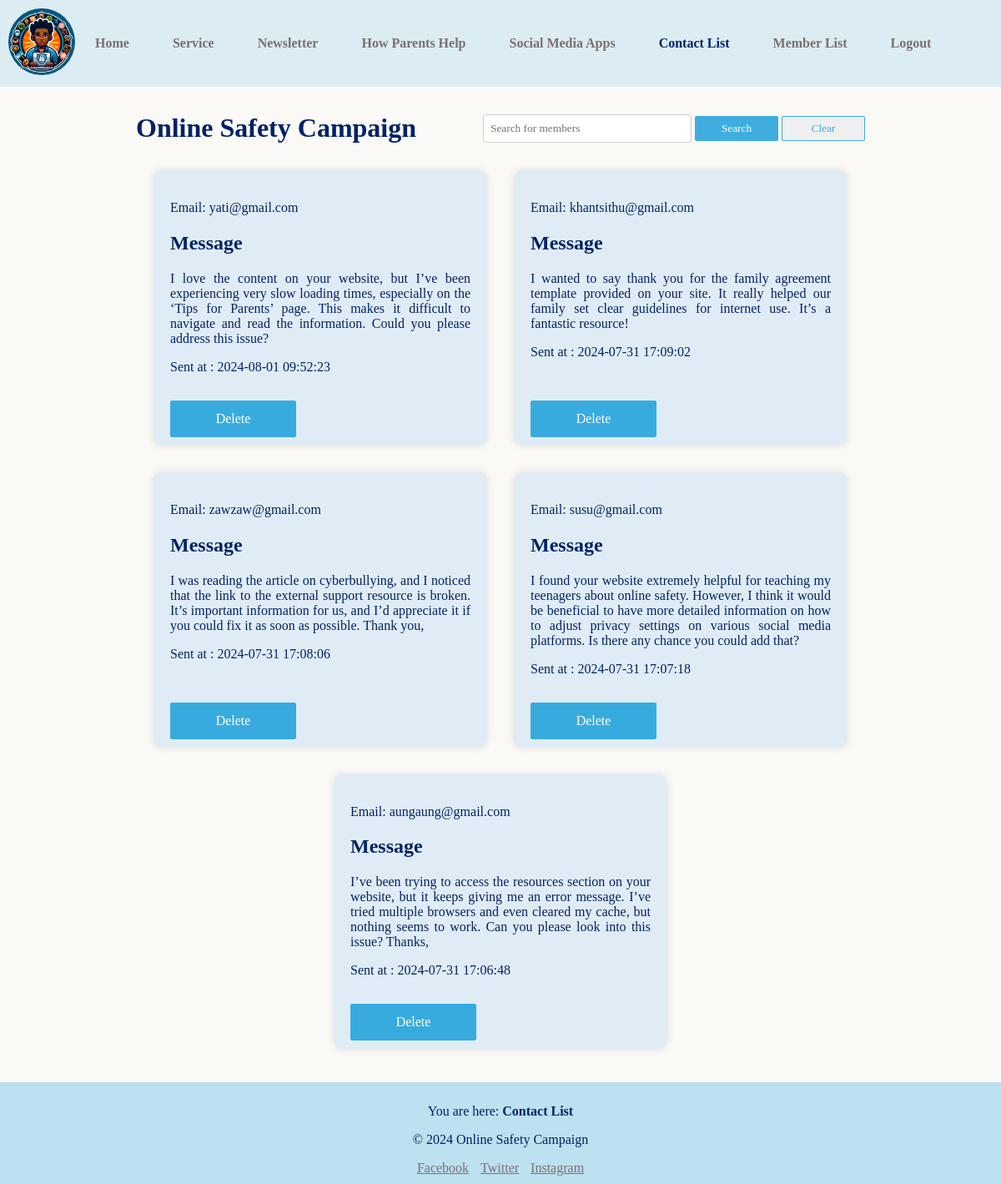
The page /social-media-campaign/contact-list.php (signed in) on the database its author committed.
### tables this page shows
CREATE TABLE `contacts` (
  `id` int(11) NOT NULL,
  `message` varchar(1000) NOT NULL,
  `email` varchar(200) NOT NULL,
  `created_at` timestamp NOT NULL DEFAULT current_timestamp()
);

### social-media-campaign/Model/DataBase.php (called while the page is built, shortened)
<?php
class DataBase
{
    protected static $instance;
    public function __construct()
    {
        try {
            $this->pdo=new PDO("mysql:dbname=social_media_campaign;host=localhost","root","");
        } catch (PDOException $exception) {
            echo $exception->getMessage();
        }
    }
    public static function getInstance() : DataBase
    {
        if (!self::$instance) {
            self::$instance = new self();
        }
        return self::$instance;
    }
}

### social-media-campaign/Model/Contact.php (called while the page is built, shortened)
<?php
require_once('DataBase.php');
class Contact
{
    private $db;
    private $table = "contacts";
    public function __construct()
    {
        $this->db = DataBase::getInstance();
    }
    protected function index(string $search = ''): array
    {
        $condition = $search ? "%$search%" : "%". ''. "%";
        $sql = "SELECT * FROM $this->table WHERE (message LIKE :condition OR email LIKE :condition) AND (message != '' OR email != '')";
        $statement = $this->db->pdo->prepare($sql);
        $statement->bindParam(":condition", $condition);
        $statement->execute();
        $data = $statement->fetchAll(PDO::FETCH_OBJ);
        return $data;
    }
}

### social-media-campaign/Controller/ContactController.php (called while the page is built, shortened)
<?php
require_once("Model/Contact.php");
class ContactController extends Contact
{
    public function searchOrGetAllContacts (string $search = '') :array
    {
        $data = $this->index($search);
        return $data;
    }
}

### social-media-campaign/contact-list.php (the view, shortened to what this page needs)
<!DOCTYPE html>
<?php
require_once("Controller/ContactController.php");
$contactController = new ContactController();
if (isset($_POST['btnSearch'])) :
  $contacts = $contactController->searchOrGetAllContacts($_POST['search']);
else :
  $contacts = $contactController->searchOrGetAllContacts();
endif;
usort($contacts, function ($a, $b) {
  return strtotime($b->created_at) - strtotime($a->created_at);
});
?>
<html lang="en">
<head>
  <link rel="stylesheet" href="./styles/style.css">
  <link rel="stylesheet" href="./styles/contact-list.css">
</head>
<body>
  <?php include_once("layouts/nav.php"); ?>
  <header class="flex justify-center items-center px-70px gap-5rem">
    <h1>Online Safety Campaign</h1>
    <div>
      <form action="" method="POST">
        <input type="text" name="search" placeholder="Search for members" value="<?= isset($_POST['btnSearch']) ? $_POST['search'] : "" ?>">
        <button type="submit" name="btnSearch" class="bgBlueButton cursor-pointer">Search</button>
        <button type="button" name="btnSearch" class="bgWhiteButton cursor-pointer">
          <a href="contact-list.php" class="text-decoration-none cursor-pointer">Clear</a>
        </button>
      </form>
    </div>
  </header>
  <main id="admin_social_media_apps" class="px-70px">
    <section class="flex flex-wrap justify-center items-stretch gap-2rem">
      <?php if (count($contacts) < 1) : ?>
        <h2>
          <?= (isset($_POST['btnSearch']) and $_POST['search'] != '') ? "Cannot find anything on " . $_POST['search'] . "." : "Members have sent no message..." ?>
        </h2>
        <?php
      else :
        foreach ($contacts as $item) : ?>
          <div class="w-400px shadow relative p-20px rounded-10px bg-primary-light-blue-25-opa30">
            <div class="links">
              <p><span>Email: </span><?= $item->email ?></p>
              <div>
                <h2 class="text-primary-color">
                  Message
                </h2>
                <p class="text-justify">
                  <?= $item->message ?>
                </p>
                <div class="mb-65px">Sent at : <?= $item->created_at ?> </div>
              </div>
              <button class="bgBlueButton w-151px h-44px absolute bottom-10px left-20px cursor-pointer">
                <a href="contact-list.php?delete=<?= $item->id ?>" class="cursor-pointer text-decoration-none">Delete</a>
              </button>
            </div>
          </div>
      <?php endforeach;
      endif;
      ?>
    </section>
  </main>
  <?php include_once("layouts/footer.php") ?>
</body>
</html>

### social-media-campaign/styles/contact-list.css (style rules this page uses)
#admin_social_media_apps { display: flex; justify-content: space-between; flex-wrap: wrap; gap: 5%; }
header input { padding: 8px; border: 1px solid #ccc; border-radius: 4px; width: 250px; }
header button { width: 100px; height: 30px; cursor: pointer; }

### social-media-campaign/styles/utilities/variable.css (style rules this page uses)
:root { --background-color: #faf9f6; --secondary-background-color: rgba(0, 150, 215, 0.25); --text-primary-dark-blue: #002266; --text-primary-dark-blue-75: rgba(0, 34, 102, 0.75); --text-primary-dark-blue-50: rgba(0, 34, 102, 0.5); --text-primary-dark-blue-25: rgba(0, 34, 102, 0.25); --text-primary-light-blue: #0096d7; --text-primary-light-blue-25: rgba(0, 150, 215, 0.25); --primary-light-blue: rgba(0, 150, 215); --primary-light-blue-75: rgba(0, 150, 215, 0.75); --primary-light-blue-50: rgba(0, 150, 215, 0.5); --primary-light-blue-50-opa50: #e3f2fb; --primary-light-blue-25: rgba(0, 150, 215, 0.25); --primary-light-blue-25-opa80: #cceaf7; --primary-light-blue-25-opa50: #dbedf2; --primary-light-blue-25-opa30: #e0ecf5; --primary-light-blue-25-opa20: #edf3f4; --gray-1: #dbdcde; --gray-2: #7b6f72; --gray-2-opa20: #e1dddc; --gray-2-50: rgba(123, 111, 114, 0.5); --gray-2-25: rgba(123, 111, 114, 0.25); --primary-light-blue: rgba(0, 150, 215, 1); --primary-red: #f10c45; }
* { cursor: url(../../assets/cursor.png), auto; color: var(--text-primary-dark-blue); font-family: Poppins; box-sizing: border-box; scroll-behavior: smooth; }
body { font-family: "Arial", sans-serif; margin: 0; padding: 0; background-color: var(--background-color); overflow: auto; scrollbar-width: none; }
html { overflow: auto; scrollbar-width: none; }

### social-media-campaign/styles/utilities/general.css (style rules this page uses)
header { text-align: center; padding: 10px; }
main { min-height: 56.8dvh; }
.bgBlueButton { background-color: var(--primary-light-blue-75); color: white; border-radius: 2px; outline: none; border: none; }
.bgBlueButton * { color: white; font-size: 16px !important; }
.bgWhiteButton { border: 1px solid var(--primary-light-blue-75) !important; color: var(--primary-light-blue-75); border-radius: 2px; }
.bgWhiteButton * { color: var(--primary-light-blue-75); }
.cursor-pointer { cursor: url(../../assets/pointer.png), pointer !important; }

### social-media-campaign/styles/utilities/padding.css (style rules this page uses)
.p-20px { padding: 20px; }
.px-70px { padding-left: 70px; padding-right: 70px; }

### social-media-campaign/styles/utilities/width-height.css (style rules this page uses)
.w-400px { width: 400px; }
.w-151px { width: 151px; }
.h-44px { height: 44px; }

### social-media-campaign/styles/utilities/text.css (style rules this page uses)
.text-primary-color { color: var(--text-primary-dark-blue) !important; }
.text-decoration-none { text-decoration: none !important; }
.text-justify { text-align: justify; }

### social-media-campaign/styles/utilities/box.css (style rules this page uses)
.rounded-10px { border-radius: 10px; }
.shadow { box-shadow: 0 0 10px rgba(0, 0, 0, 0.1); }

### social-media-campaign/styles/utilities/flex.css (style rules this page uses)
.flex { display: flex; }
.justify-center { justify-content: center; }
.items-center { align-items: center; }
.items-stretch { align-items: stretch; }
.flex-wrap { flex-wrap: wrap; }

### social-media-campaign/styles/utilities/gap.css (style rules this page uses)
.gap-5rem { gap: 5rem; }
.gap-2rem { gap: 2rem; }

### social-media-campaign/styles/utilities/margin.css (style rules this page uses)
.mb-65px { margin-bottom: 65px; }

### social-media-campaign/styles/utilities/position.css (style rules this page uses)
.relative { position: relative; }
.absolute { position: absolute; }
.bottom-10px { bottom: 10px; }
.left-20px { left: 20px; }

### social-media-campaign/styles/utilities/bg.css (style rules this page uses)
.bg-primary-light-blue-25-opa30 { background-color: var(--primary-light-blue-25-opa30); }

### rows shown on the page
contacts: email "yati@gmail.com", message "I love the content on your website, but I’ve been experiencing very slow loading times, especially on the ‘Tips for Parents’ page. This makes it difficult to navigate and read the information. Could you please address this issue?", created_at "2024-08-01 09:52:23"
contacts: email "khantsithu@gmail.com", message "I wanted to say thank you for the family agreement template provided on your site. It really helped our family set clear guidelines for internet use. It’s a fantastic resource!", created_at "2024-07-31 17:09:02"
contacts: email "zawzaw@gmail.com", message "I was reading the article on cyberbullying, and I noticed that the link to the external support resource is broken. It’s important information for us, and I’d appreciate it if you could fix it as soon as possible. Thank you,", created_at "2024-07-31 17:08:06"
contacts: email "susu@gmail.com", message "I found your website extremely helpful for teaching my teenagers about online safety. However, I think it would be beneficial to have more detailed information on how to adjust privacy settings on various social media platforms. Is there any chance you could add that?", created_at "2024-07-31 17:07:18"
contacts: email "aungaung@gmail.com", message "I’ve been trying to access the resources section on your website, but it keeps giving me an error message. I’ve tried multiple browsers and even cleared my cache, but nothing seems to work. Can you please look into this issue? Thanks,", created_at "2024-07-31 17:06:48"

### other values the page prints
getHere($currentPage) "Contact List"
